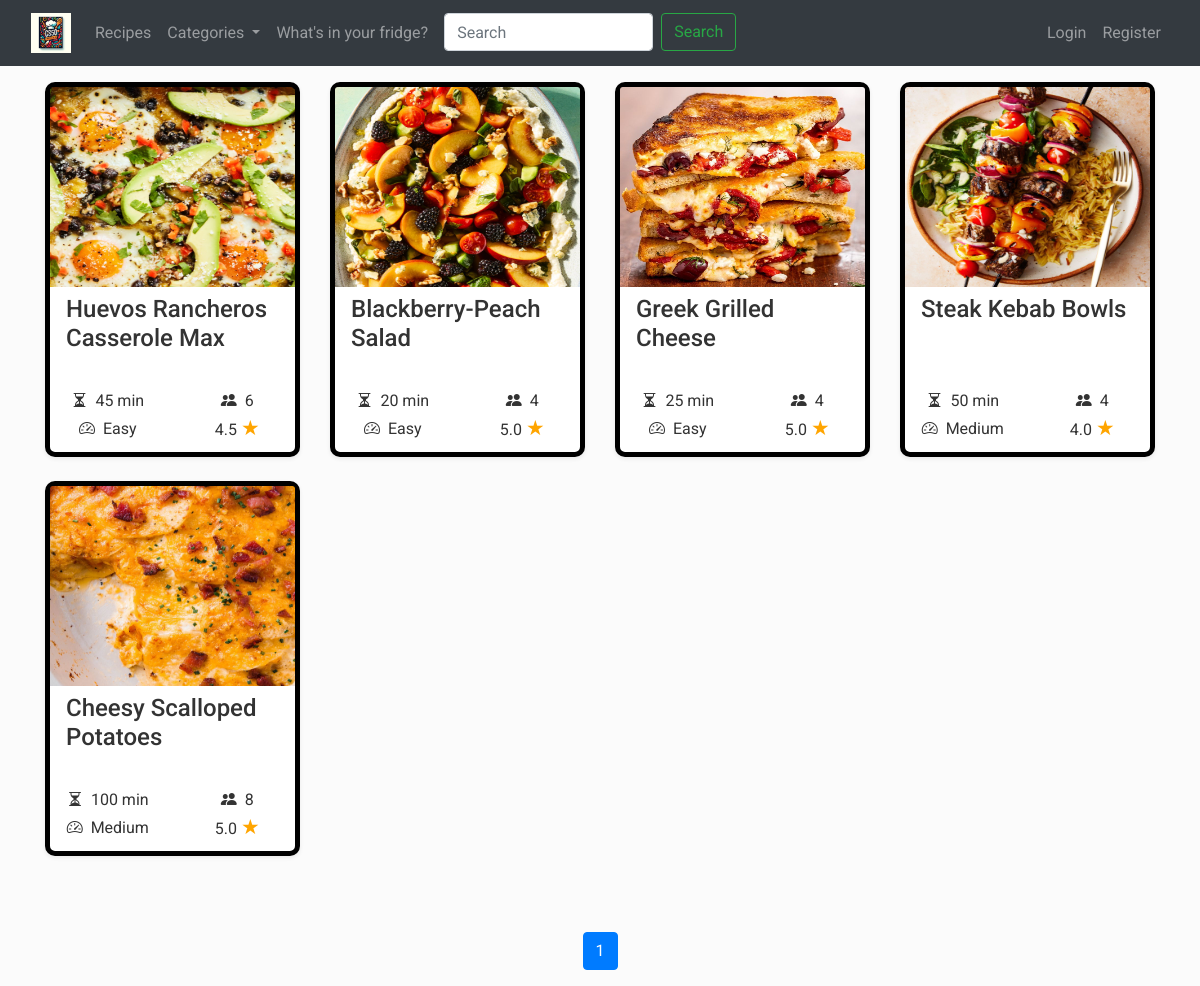
The page / on the database its author committed.
### recepies/models.py (models this page shows, shortened)
class Recipe(models.Model):
  title = models.CharField(max_length=128)
  serving = models.PositiveIntegerField()
  preparation_time = models.PositiveIntegerField()
  difficulty = models.CharField(
    max_length=6,
    choices=DifficultyLevel.choices,
    default=DifficultyLevel.EASY
  )
  raw_ingredients = models.TextField()
  ingredients = models.ManyToManyField(Ingredient, related_name='recipes')
  preparation = models.TextField()
  image = models.ImageField(upload_to='recepies/', null=True, blank=True)
  categories = models.ManyToManyField(Category, related_name='recipes')
  ratings = models.JSONField(default=dict)
  average_rating = models.FloatField(default=0.0)
  created_at = models.DateTimeField(auto_now_add=True)
  creator = models.ForeignKey(User, on_delete=models.CASCADE, related_name="creator_recipe")
  comments = models.ManyToManyField('Comment', related_name="comments_on_recipe", blank=True)

### recepies/views.py (the view)
# urls.py: path("", views.index, name="index"),
def index(request):
    categories, shopping_list_items_count = get_categories_and_shopping_list_count(request.user)
    recipes = Recipe.objects.all().order_by('-created_at')
    paginated_recipes, page_range, last_two_pages = paginate_with_page_range(request, recipes, per_page=12)
    return render(request, 'recepies/index.html', {
        'categories': categories,
        'recipes': paginated_recipes,
        'page_range': page_range,
        'last_two_pages': last_two_pages,
        'shopping_list_items_count': shopping_list_items_count,
    })

### recepies/utils.py (called while the page is built)
def paginate_with_page_range(request, queryset, per_page):
    paginator = Paginator(queryset, per_page)
    page = request.GET.get('page')
    try:
        paginated_queryset = paginator.page(page)
    except PageNotAnInteger:
        paginated_queryset = paginator.page(1)
    except EmptyPage:
        paginated_queryset = paginator.page(paginator.num_pages)
    current_page = paginated_queryset.number
    last_page = paginator.num_pages
    window = 2
    start_page = max(current_page - window, 1)
    end_page = min(current_page + window, last_page) + 1
    page_range = range(start_page, end_page)
    if last_page > 2:
        last_two_pages = range(last_page - 1, last_page + 1)
    else:
        last_two_pages = range(1, last_page + 1)
    return paginated_queryset, page_range, last_two_pages

def get_categories_and_shopping_list_count(user):
    categories = Category.objects.all()
    shopping_list_items_count = 0
    if user.is_authenticated:
        try:
            shopping_list = ShoppingList.objects.get(user=user)
            shopping_list_items_count = shopping_list.ingredients.count()
        except ShoppingList.DoesNotExist:
            shopping_list_items_count = 0
    return categories, shopping_list_items_count

### recepies/templates/recepies/index.html
{% extends "recepies/layout.html" %}
{% block body_class %}recipes-background{% endblock %}
{% block content %}
{% include "recepies/recipe_cards.html" with object_list=recipes %}
{% include "recepies/pagination.html" with object_list=recipes %}
{% endblock %}

### recepies/templates/recepies/recipe_cards.html (shortened to what this page needs)
{% if not object_list %}
<p class="ml-5 no-recipes">No recipes yet.</p>
{% else %}
<div class="row pb-5 mb-1">
  {% for recipe in object_list%}
  <div class="col-lg-3 col-md-6 mb-4 mb-lg-0">
    <div class="card recipe-card shadow-sm  mb-4">
      <div class="card-body p-0">
        <img
          class="w-100 card-img-top img-fluid"
          src="{{ recipe.image.url }}"
          alt="{{ recipe.title }}"
          style="width: 300px; height: 200px;"
        />
        <div class="p-2">
          <h4 class="card-title mb-4 pl-2"  style="height: 70px;">{{ recipe.title|truncatechars:30 }}</h4>
          <div class="row ">
              <div class="col-6 d-flex align-items-center justify-content-center">
                  <i class="bi bi-hourglass-split"></i>
                  <span class="ml-2">{{ recipe.preparation_time }} min</span>
              </div>
              <div class="col-6 d-flex align-items-center justify-content-center">
                  <i class="bi bi-people-fill"></i>
                  <span class="ml-2">{{ recipe.serving }}</span>
              </div>
              <div class="col-6 d-flex align-items-center justify-content-center">
                  <i class="bi bi-speedometer2"></i>
                  <span class="ml-2">{{ recipe.difficulty }}</span>
              </div>
              <div class="col-6 d-flex align-items-center justify-content-center">
                  <p class="mb-0">{{ recipe.average_rating|floatformat:1 }} <span class="star-orange" style="font-size: 1.3rem">&#9733;</span></p>
              </div>
          </div>
        </div>
      </div>
    </div>
  </div>
  {% endfor %}
</div>
{% endif %}

### recepies/static/recepies/style.css (style rules this page uses)
body { font-family: "Roboto", sans-serif; background-color: #fbfbfb; color: #333; }
.star-orange { font-size: 1.3rem; color: orange; }
.recipes-background { background-image: url('../recepies/images/wood-6176923_1280.png'); background-size: cover; background-position: center; background-repeat: no-repeat; min-height: 100vh; }
.recipe-card { border: 5px solid black; border-radius: 10px; }

### rows shown on the page
Recipe: image (picture), title "Huevos Rancheros Casserole Max", preparation_time "45", serving "6", difficulty "Easy", average_rating "4.5"
Recipe: image (picture), title "Blackberry-Peach Salad", preparation_time "20", serving "4", difficulty "Easy", average_rating "5.0"
Recipe: image (picture), title "Greek Grilled Cheese", preparation_time "25", serving "4", difficulty "Easy", average_rating "5.0"
Recipe: image (picture), title "Steak Kebab Bowls", preparation_time "50", serving "4", difficulty "Medium", average_rating "4.0"
Recipe: image (picture), title "Cheesy Scalloped Potatoes", preparation_time "100", serving "8", difficulty "Medium", average_rating "5.0"

### other values the page prints
{{ num }} "1"
